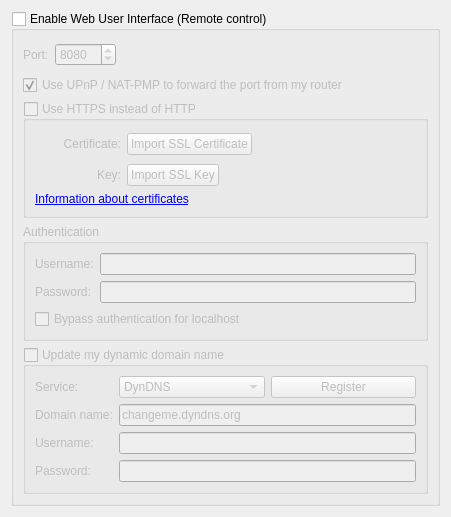
          <widget class="QWidget" name="scrollAreaWidgetContents_7">
           <property name="geometry">
            <rect>
             <x>0</x>
             <y>0</y>
             <width>451</width>
             <height>475</height>
            </rect>
           </property>
           <layout class="QVBoxLayout" name="verticalLayout_23">
            <item>
             <widget class="QGroupBox" name="checkWebUi">
              <property name="title">
               <string>Enable Web User Interface (Remote control)</string>
              </property>
              <property name="checkable">
               <bool>true</bool>
              </property>
              <property name="checked">
               <bool>false</bool>
              </property>
              <layout class="QVBoxLayout" name="verticalLayout_2">
               <item>
                <layout class="QHBoxLayout" name="horizontalLayout_2">
                 <item>
                  <widget class="QLabel" name="lblWebUiPort">
                   <property name="text">
                    <string>Port:</string>
                   </property>
                  </widget>
                 </item>
                 <item>
                  <widget class="QSpinBox" name="spinWebUiPort">
                   <property name="minimum">
                    <number>1</number>
                   </property>
                   <property name="maximum">
                    <number>65535</number>
                   </property>
                   <property name="value">
                    <number>8080</number>
                   </property>
                  </widget>
                 </item>
                 <item>
                  <spacer>
                   <property name="orientation">
                    <enum>Qt::Horizontal</enum>
                   </property>
                   <property name="sizeHint" stdset="0">
                    <size>
                     <width>21</width>
                     <height>29</height>
                    </size>
                   </property>
                  </spacer>
                 </item>
                </layout>
               </item>
               <item>
                <widget class="QCheckBox" name="checkWebUIUPnP">
                 <property name="text">
                  <string>Use UPnP / NAT-PMP to forward the port from my router</string>
                 </property>
                 <property name="checked">
                  <bool>true</bool>
                 </property>
                </widget>
               </item>
               <item>
                <widget class="QGroupBox" name="checkWebUiHttps">
                 <property name="title">
                  <string>Use HTTPS instead of HTTP</string>
                 </property>
                 <property name="checkable">
                  <bool>true</bool>
                 </property>
                 <property name="checked">
                  <bool>false</bool>
                 </property>
                 <layout class="QGridLayout" name="gridLayout_11">
                  <item row="0" column="0">
                   <widget class="QLabel" name="lblSslCertStatus">
                    <property name="minimumSize">
                     <size>
                      <width>22</width>
                      <height>22</height>
                     </size>
                    </property>
                    <property name="maximumSize">
                     <size>
                      <width>22</width>
                      <height>22</height>
                     </size>
                    </property>
                    <property name="text">
                     <string/>
                    </property>
                   </widget>
                  </item>
                  <item row="0" column="1">
                   <widget class="QLabel" name="lblWebUiCrt">
                    <property name="text">
                     <string>Certificate:</string>
                    </property>
                    <property name="alignment">
                     <set>Qt::AlignRight|Qt::AlignTrailing|Qt::AlignVCenter</set>
                    </property>
                   </widget>
                  </item>
                  <item row="0" column="2">
                   <layout class="QHBoxLayout" name="horizontalLayout_4">
                    <item>
                     <widget class="QPushButton" name="btnWebUiCrt">
                      <property name="text">
                       <string>Import SSL Certificate</string>
                      </property>
                     </widget>
                    </item>
                    <item>
                     <spacer name="horizontalSpacer_12">
                      <property name="orientation">
                       <enum>Qt::Horizontal</enum>
                      </property>
                      <property name="sizeHint" stdset="0">
                       <size>
                        <width>138</width>
                        <height>28</height>
                       </size>
                      </property>
                     </spacer>
                    </item>
                   </layout>
                  </item>
                  <item row="1" column="0">
                   <widget class="QLabel" name="lblSslKeyStatus">
                    <property name="minimumSize">
                     <size>
                      <width>22</width>
                      <height>22</height>
                     </size>
                    </property>
                    <property name="maximumSize">
                     <size>
                      <width>22</width>
                      <height>22</height>
                     </size>
                    </property>
                    <property name="text">
                     <string/>
                    </property>
                   </widget>
                  </item>
                  <item row="1" column="1">
                   <widget class="QLabel" name="lblWebUiKey">
                    <property name="text">
                     <string>Key:</string>
                    </property>
                    <property name="alignment">
                     <set>Qt::AlignRight|Qt::AlignTrailing|Qt::AlignVCenter</set>
                    </property>
                   </widget>
                  </item>
                  <item row="1" column="2">
                   <layout class="QHBoxLayout" name="horizontalLayout_5">
                    <item>
                     <widget class="QPushButton" name="btnWebUiKey">
                      <property name="text">
                       <string>Import SSL Key</string>
                      </property>
                     </widget>
                    </item>
                    <item>
                     <spacer name="horizontalSpacer_13">
                      <property name="orientation">
                       <enum>Qt::Horizontal</enum>
                      </property>
                      <property name="sizeHint" stdset="0">
                       <size>
                        <width>40</width>
                        <height>20</height>
                       </size>
                      </property>
                     </spacer>
                    </item>
                   </layout>
                  </item>
                  <item row="2" column="0" colspan="3">
                   <widget class="QLabel" name="lblWebUIInfo">
                    <property name="text">
                     <string>&lt;a href=http://httpd.apache.org/docs/2.1/ssl/ssl_faq.html#aboutcerts&gt;Information about certificates&lt;/a&gt;</string>
                    </property>
                    <property name="openExternalLinks">
                     <bool>true</bool>
                    </property>
                   </widget>
                  </item>
                 </layout>
                </widget>
               </item>
               <item>
                <widget class="QGroupBox" name="groupWebUiAuth">
                 <property name="title">
                  <string>Authentication</string>
                 </property>
                 <layout class="QGridLayout" name="gridLayout_10">
                  <item row="0" column="1" rowspan="3">
                   <widget class="QLineEdit" name="textWebUiUsername">
                    <property name="text">
                     <string/>
                    </property>
                    <property name="maxLength">
                     <number>1000</number>
                    </property>
                    <property name="echoMode">
                     <enum>QLineEdit::Normal</enum>
                    </property>
                   </widget>
                  </item>
                  <item row="3" column="1">
                   <widget class="QLineEdit" name="textWebUiPassword">
                    <property name="text">
                     <string/>
                    </property>
                    <property name="maxLength">
                     <number>1000</number>
                    </property>
                    <property name="echoMode">
                     <enum>QLineEdit::Password</enum>
                    </property>
                   </widget>
                  </item>
                  <item row="4" column="0" colspan="2">
                   <widget class="QCheckBox" name="checkBypassLocalAuth">
                    <property name="text">
                     <string>Bypass authentication for localhost</string>
                    </property>
                   </widget>
                  </item>
                  <item row="0" column="0" rowspan="3">
                   <widget class="QLabel" name="lblWebUiUsername">
                    <property name="text">
                     <string>Username:</string>
                    </property>
                   </widget>
                  </item>
                  <item row="3" column="0">
                   <widget class="QLabel" name="lblWebUiPassword">
                    <property name="text">
                     <string>Password:</string>
                    </property>
                   </widget>
                  </item>
                 </layout>
                </widget>
               </item>
               <item>
                <widget class="QGroupBox" name="checkDynDNS">
                 <property name="title">
                  <string>Update my dynamic domain name</string>
                 </property>
                 <property name="checkable">
                  <bool>true</bool>
                 </property>
                 <property name="checked">
                  <bool>false</bool>
                 </property>
                 <layout class="QFormLayout" name="formLayout_5">
                  <item row="0" column="0">
                   <widget class="QLabel" name="label_19">
                    <property name="text">
                     <string>Service:</string>
                    </property>
                   </widget>
                  </item>
                  <item row="0" column="1">
                   <layout class="QHBoxLayout" name="horizontalLayout_3">
                    <item>
                     <widget class="QComboBox" name="comboDNSService">
                      <item>
                       <property name="text">
                        <string notr="true">DynDNS</string>
                       </property>
                      </item>
                      <item>
                       <property name="text">
                        <string notr="true">No-IP</string>
                       </property>
                      </item>
                     </widget>
                    </item>
                    <item>
                     <widget class="QPushButton" name="registerDNSBtn">
                      <property name="text">
                       <string>Register</string>
                      </property>
                     </widget>
                    </item>
                   </layout>
                  </item>
                  <item row="1" column="0">
                   <widget class="QLabel" name="label_20">
                    <property name="text">
                     <string>Domain name:</string>
                    </property>
                   </widget>
                  </item>
                  <item row="1" column="1">
                   <widget class="QLineEdit" name="domainNameTxt">
                    <property name="text">
                     <string notr="true">changeme.dyndns.org</string>
                    </property>
                   </widget>
                  </item>
                  <item row="2" column="0">
                   <widget class="QLabel" name="label_21">
                    <property name="text">
                     <string>Username:</string>
                    </property>
                   </widget>
                  </item>
                  <item row="2" column="1">
                   <widget class="QLineEdit" name="DNSUsernameTxt">
                    <property name="maxLength">
                     <number>50</number>
                    </property>
                   </widget>
                  </item>
                  <item row="3" column="0">
                   <widget class="QLabel" name="label_22">
                    <property name="text">
                     <string>Password:</string>
                    </property>
                   </widget>
                  </item>
                  <item row="3" column="1">
                   <widget class="QLineEdit" name="DNSPasswordTxt">
                    <property name="maxLength">
                     <number>50</number>
                    </property>
                    <property name="echoMode">
                     <enum>QLineEdit::Password</enum>
                    </property>
                   </widget>
                  </item>
                 </layout>
                </widget>
               </item>
              </layout>
             </widget>
            </item>
            <item>
             <spacer name="verticalSpacer">
              <property name="orientation">
               <enum>Qt::Vertical</enum>
              </property>
              <property name="sizeHint" stdset="0">
               <size>
                <width>20</width>
                <height>40</height>
               </size>
              </property>
             </spacer>
            </item>
           </layout>
          </widget>
